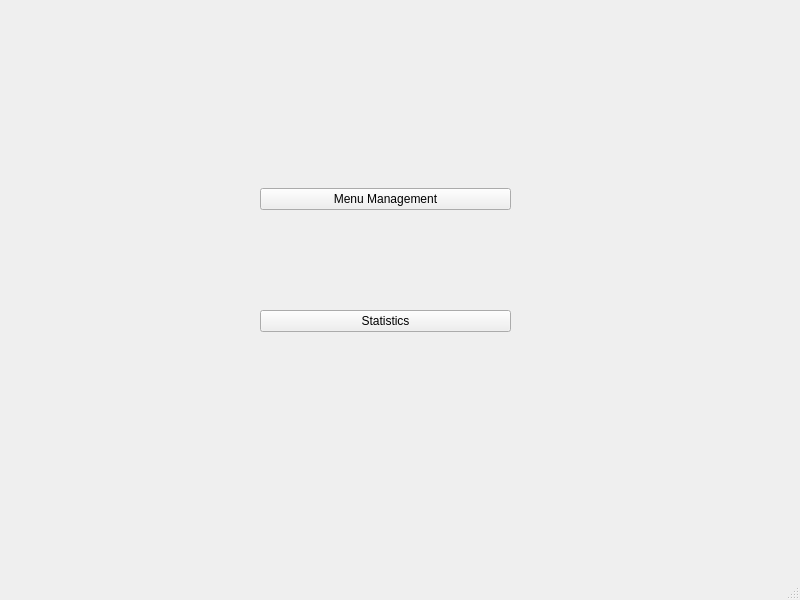
<?xml version="1.0" encoding="UTF-8"?>
<ui version="4.0">
 <class>MainWindow</class>
 <widget class="QMainWindow" name="MainWindow">
  <property name="geometry">
   <rect>
    <x>0</x>
    <y>0</y>
    <width>800</width>
    <height>600</height>
   </rect>
  </property>
  <property name="windowTitle">
   <string>MainWindow</string>
  </property>
  <widget class="QWidget" name="centralwidget">
   <widget class="QWidget" name="verticalLayoutWidget">
    <property name="geometry">
     <rect>
      <x>260</x>
      <y>90</y>
      <width>251</width>
      <height>341</height>
     </rect>
    </property>
    <layout class="QVBoxLayout" name="verticalLayout">
     <property name="spacing">
      <number>2</number>
     </property>
     <item>
      <widget class="QPushButton" name="pushButton">
       <property name="text">
        <string>Menu Management</string>
       </property>
      </widget>
     </item>
     <item>
      <widget class="QPushButton" name="StatisticsButton">
       <property name="text">
        <string>Statistics</string>
       </property>
      </widget>
     </item>
    </layout>
   </widget>
  </widget>
  <widget class="QMenuBar" name="menubar">
   <property name="geometry">
    <rect>
     <x>0</x>
     <y>0</y>
     <width>800</width>
     <height>22</height>
    </rect>
   </property>
  </widget>
  <widget class="QStatusBar" name="statusbar"/>
 </widget>
 <resources/>
 <connections/>
</ui>
